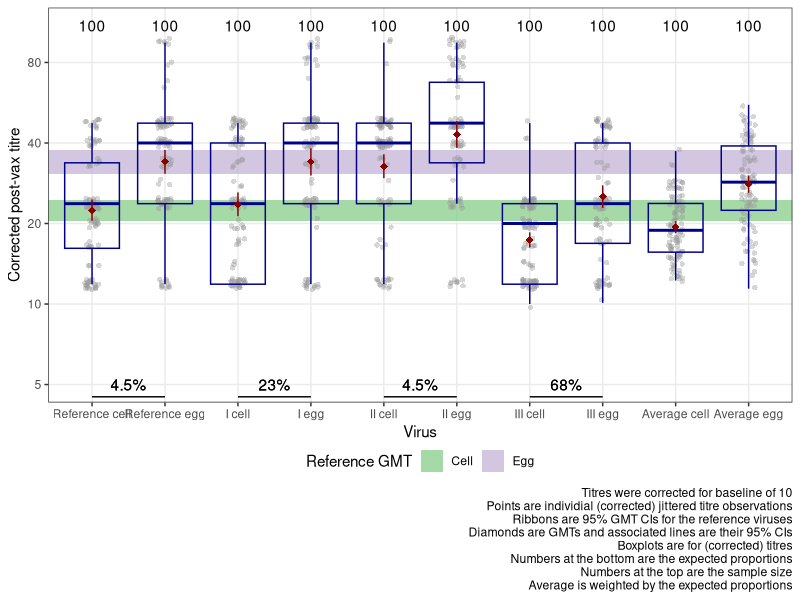

This figure's R source:
# A way to represent multiple gmts

library(tidyverse)

# Functions ===================================================================

censor_titres <- function(titres) {
  cuts <- cut(titres, c(-Inf, 5 * 2^(1:10), Inf)) %>% as.integer()
  5 * 2^(cuts - 1)
}

correct_for_baseline <- function(postvax, prevax) {
  logpost <- log(postvax)
  logpre <- log(prevax)
  fit <- lm(logpost ~ logpre)
  b1 <- fit$coef[["logpre"]]
  exp(logpost - b1 * (logpre - log(10)))
}

calc_gmt <- function(titres) {
  logtitres <- log(titres)
  se <- sd(logtitres) / sqrt(length(titres))
  tibble(
    point = mean(logtitres),
    low = qnorm(0.025, point, se),
    high = qnorm(0.975, point, se)
  ) %>%
    mutate_all(exp)
}

remap_range <- function(x, min, max) {
  (x - min(x)) * (max - min) / max(x) + min
}

format_percent <- function(x) {
  paste0(signif(x, 2) * 100, "%")
}

# Script ======================================================================

# Simulate some data

# Virus names and expected increases
viruses <- tibble(
  expected_proportion = c(1, 5, 1, 15) %>% `/`(., sum(.)),
  pair = c("reference", "same", "better", "worse") %>% factor(., levels = .),
  expected_logincrease = log(c(3, 3, 4, 2)),
) %>%
  group_by(pair, expected_proportion, expected_logincrease) %>%
  summarise(
    tibble(
      virus = paste(pair, c("cell", "egg"), sep = "_") %>%
        factor(., levels = .),
      expected_logincrease = c(
        expected_logincrease, expected_logincrease + log(1.5)
      ),
      egg = c(FALSE, TRUE)
    ),
    .groups = "drop"
  )

titres_ind <- tibble(id = 1:100) %>% # Individuals
  # Add viruses (long format)
  group_by(id) %>%
  summarise(viruses, .groups = "drop") %>%
  mutate(
    logprevax_uncens = rnorm(n(), 2, 1),
    logpostvax_uncens = rnorm(
      n(), logprevax_uncens + expected_logincrease, 0.1
    ),
    prevax = exp(logprevax_uncens) %>% censor_titres(),
    postvax = exp(logpostvax_uncens) %>% censor_titres(),
    postvax_corrected = correct_for_baseline(postvax, prevax),
  )

titre_averages <- titres_ind %>%
  group_by(id, egg) %>%
  summarise(
    postvax_corrected = exp(
      sum(log(postvax_corrected) * expected_proportion) /
        sum(expected_proportion)
    ),
    expected_proportion = 1,
    pair = "average",
    .groups = "drop"
  ) %>%
  mutate(virus = if_else(egg, "average_egg", "average_cell") %>% factor())

# Combine the titres
titres <- titres_ind %>%
  select(id, virus, postvax_corrected, expected_proportion, egg, pair) %>%
  bind_rows(titre_averages)

gmts <- titres %>%
  group_by(virus, pair, egg) %>%
  summarise(
    n = n(),
    calc_gmt(postvax_corrected),
    .groups = "drop"
  )

pl <- titres %>%
  ggplot(aes(virus, postvax_corrected)) +
  theme_bw() +
  theme(
    panel.grid.minor = element_blank(),
    legend.position = "bottom",
    legend.box.spacing = unit(0, "null")
  ) +
  scale_y_log10("Corrected post-vax titre", breaks = 5 * 2^(0:10)) +
  scale_x_discrete(
    "Virus",
    breaks = levels(titres$virus),
    labels = as_labeller(c(
      "reference_cell" = "Reference cell",
      "reference_egg" = "Reference egg",
      "same_cell" = "I cell",
      "same_egg" = "I egg",
      "better_cell" = "II cell",
      "better_egg" = "II egg",
      "worse_cell" = "III cell",
      "worse_egg" = "III egg",
      "average_cell" = "Average cell",
      "average_egg" = "Average egg"
    ))
  ) +
  scale_fill_brewer(
    "Reference GMT",
    type = "qual",
    labels = as_labeller(c("reference_cell" = "Cell", "reference_egg" = "Egg"))
  ) +
  coord_cartesian(ylim = c(5, NA)) +
  # Reference GMT bands
  geom_rect(
    aes(ymin = low, ymax = high, fill = virus),
    filter(gmts, str_detect(virus, "ref")),
    xmin = 0, xmax = length(levels(titres$virus)) + 1,
    inherit.aes = FALSE,
    alpha = 0.7
  ) +
  geom_jitter(
    shape = 16, alpha = 0.4, color = "gray60", width = 0.1, height = 0.02
  ) +
  geom_boxplot(
    aes(virus, group = virus),
    fill = NA, col = "darkblue", outlier.alpha = 0
  ) +
  # Virus GMT's
  geom_pointrange(
    aes(virus, point, ymin = low, ymax = high),
    gmts,
    shape = 18,
    col = "darkred"
  ) +
  # Expected proportions
  geom_segment(
    aes(x = start, xend = end, y = 4.5, yend = 4.5),
    viruses %>%
      mutate(virus_n = as.integer(virus)) %>%
      group_by(pair) %>%
      summarise(start = min(virus_n), end = max(virus_n), .groups = "drop"),
    inherit.aes = FALSE
  ) +
  geom_text(
    aes(label_coord, 5, label = format_percent(expected_proportion)),
    viruses %>% group_by(pair) %>% mutate(label_coord = mean(as.integer(virus)))
  ) +
  geom_text(
    aes(virus, max(titres$postvax_corrected) + 15, label = n),
    gmts,
  ) +
  labs(
    caption = paste(
      "Titres were corrected for baseline of 10",
      "Points are individial (corrected) jittered titre observations",
      "Ribbons are 95% GMT CIs for the reference viruses",
      "Diamonds are GMTs and associated lines are their 95% CIs",
      "Boxplots are for (corrected) titres",
      "Numbers at the bottom are the expected proportions",
      "Numbers at the top are the sample size",
      "Average is weighted by the expected proportions",
      sep = "\n"
    )
  )

# Warnings are from boxplot - always produces them with weights for some reason
ggsave(
  "multiple-virus-gmt.pdf", pl,
  width = 25, height = 15, units = "cm"
)
